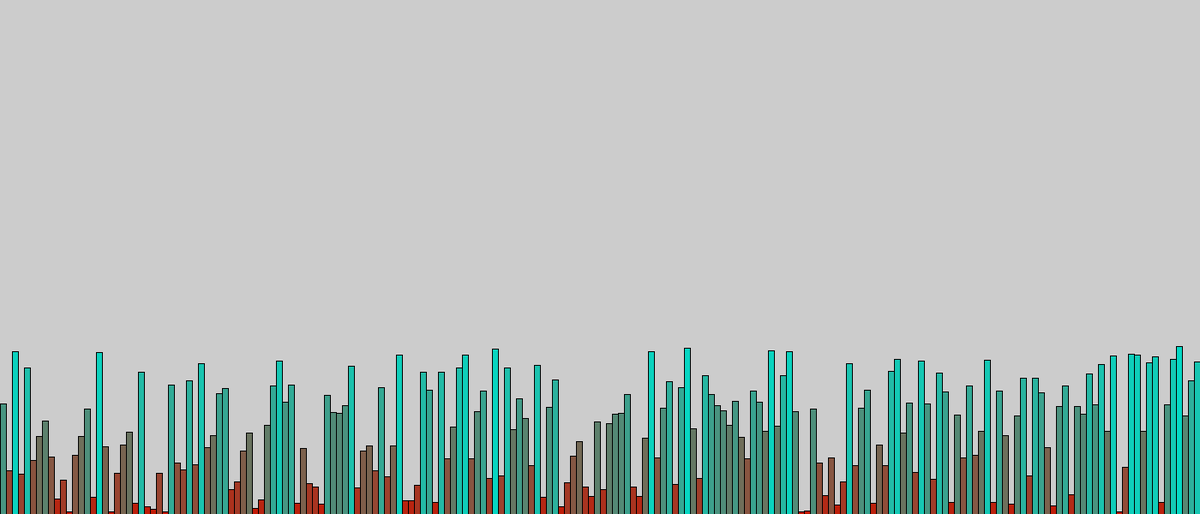
Frame 1 (no input)
Frame 2 (the mouse pressed at the canvas centre, redrawn once): identical to frame 1, image omitted

The Processing sketch that drew this single still picture (run headless with seeded random() and noise(); the mouse was pressed at the canvas centre and the sketch redrawn once):

// Processing sketch: intro
// ── intro.pde
int[] integers = new int[200];

void setup() {
  size(1400, 600);
  for (int i = 0; i < integers.length; i++) {
    integers[i] = (int) random(200);
  }

  noLoop();
}

void draw() {
  for (int i = 0; i < integers.length; i++) {
    fill(201 - integers[i], 20 + integers[i], integers[i]);
    rect(i * 7, 600 - integers[i], 7, integers[i]);
  }
}
